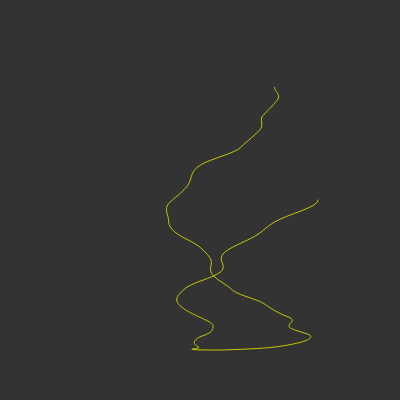
Frame 1 (no input)
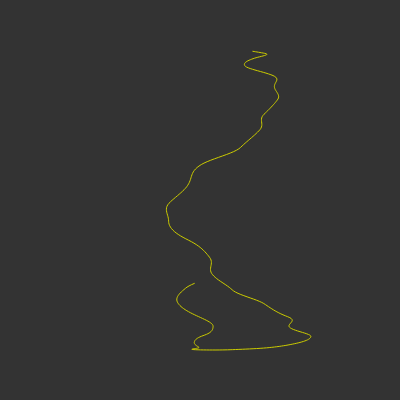
Frame 60 (no input)
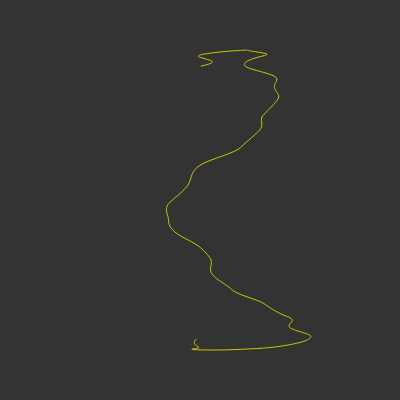
Frame 120 (the mouse pressed at the canvas centre since frame 60)

The p5.js sketch that drew these frames (run headless with seeded random() and noise() and a simulated clock; from frame 60 on, the mouse is pressed at the canvas centre):

// p5.js sketch
// ── sketch.js
var xoff = 0;
var yoff = 10000;
var inc = 0.01;
var start = 0;

function setup() {
  createCanvas(400, 400);
}

function draw() {
  background(51);

  //ADD the two.
  //stroke(204, 0, 204);
  //stroke(204, 102, 0);
  stroke(204, 204, 0);
  noFill();
  beginShape();
  yoff = start;
  for (let x = 0; x < width; x++) {
    let n = map(noise(yoff), 0, 1, 0, width);
    let s = map(sin(yoff), -1, 1, 50, height-50);  //compress it a little s y fits.
    let y = s + n;

    // let y = random(height);
    // let y = height / 2 + sin(xoff) * height / 2;
    // let y = noise(xoff) * 100 + height / 2 + sin(xoff) * height / 2;
    vertex(n+50, s);

    yoff += inc;
  }
  endShape();

  start += inc;

  //noLoop();

  // vertical bars
  // stroke(255);
  // noFill();
  // beginShape();
  // for (var x = 0; x < width; x++) {
  //   stroke(255);
  //   vertex(x, random(height));
  // }
  // endShape();
  // noLoop();

  //Ball moving around the screen
  // var x = map(noise(xoff), 0, 1, 0, width);
  // var y = map(noise(yoff), 0, 1, 0, height);
  // ellipse(x, y, 24, 24);
  //
  // xoff += 0.01
  // yoff += 0.01
}
